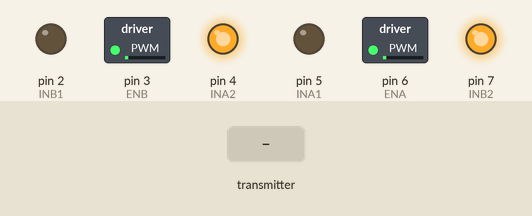
Recording of a sketch running on a simulated Arduino Uno, built with avr-gcc and run on an emulated ATmega328P. Shown: switched loads named in the sketch (green lamp = pin HIGH), output pins drawn as LEDs (lit = HIGH). Inputs (shaded band) come from the test bench. What the sketch prints to the serial monitor is not drawn.

Above: at 1.2 s.
1.3 s: the transmitter starts sending readChannel.1 = 1000
At 1.7 s:
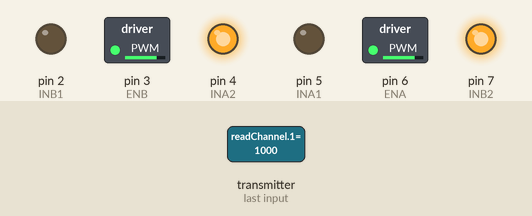
2.8 s: the transmitter starts sending readChannel.1 = 1250
At 4.0 s:
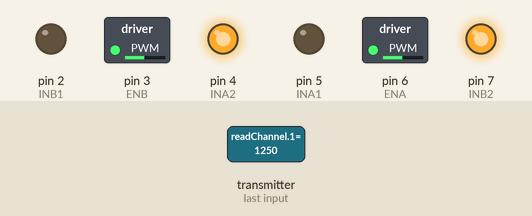
4.3 s: the transmitter starts sending readChannel.1 = 2000
At 5.2 s:
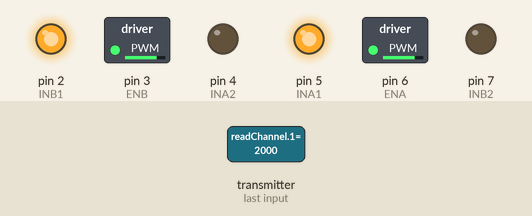
5.8 s: the transmitter starts sending readChannel.1 = 1500
At 6.4 s:
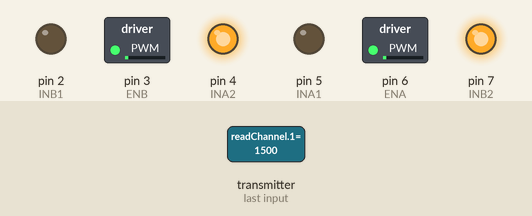
Timing chart, 0 to 8.3 s (numbered marks = the images above; inputs shaded):
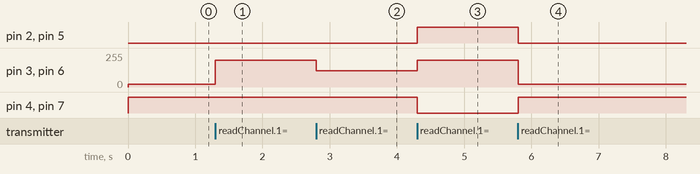

The sketch:

RoboHockey.ino
```cpp
#include <IBusBM.h> // Include iBUS library

IBusBM ibus; // Initialize iBUS object

// Pin assignments for Motor Driver
// Motor 1 - Front Motor
#define ENA 6
#define INA1 5
#define INA2 4

// Motor 2 - back Motor
#define ENB 3
#define INB1 2
#define INB2 7

// Control parameters
int yAxis, xAxis;

void setup() {
  ibus.begin(Serial);

  // Motor driver pins
  pinMode(ENA, OUTPUT);
  pinMode(INA1, OUTPUT);
  pinMode(INA2, OUTPUT);
  pinMode(ENB, OUTPUT);
  pinMode(INB1, OUTPUT);
  pinMode(INB2, OUTPUT);

  Serial.begin(115200);
  stopMotors();
}

void loop() {
  // Check for valid iBUS signal
  if (ibus.readChannel(0) == -1) {
    stopMotors();  // Stop the motors if no signal is received
    return;  // Exit the loop early
  }

  // Read and map control channels
  int forwardBackward = ibus.readChannel(1);
  yAxis = map(forwardBackward, 1057, 2000, -255, 255);
  yAxis -= 15; // Adjusting range

  int leftRight = ibus.readChannel(3);
  xAxis = map(leftRight, 1000, 1991, -255, 255);
  xAxis += 3; // Adjusting range

  Serial.print("Y: "); Serial.print(yAxis);
  Serial.print(" X: "); Serial.println(xAxis);

  // Movement logic
  if (yAxis > 5) {
    forward(yAxis);
  }
  else if (yAxis < -5) {
    backward(yAxis);
  }
  else if (xAxis > 5) {
    turnRight(xAxis);
  }
  else if (xAxis < -5) {
    turnLeft(xAxis);
  }
  else {
    stopMotors();  // If no input is detected, stop the motors
  }
}

void forward(int speed) {
  speed = constrain(map(speed, 5, 240, 0, 200), 0, 200);

  // Both motors forward at same speed
  controlMotor(ENA, INA1, INA2, speed);   // Front motor
  controlMotor(ENB, INB1, INB2, speed);   // Rear motor

  Serial.print("Front: "); Serial.print(speed);
  Serial.print(" Rear: "); Serial.println(speed);
}

void backward(int speed) {
  speed = constrain(map(speed, -270, -5, 200, 0), 0, 200);

  // Both motors backward at same speed
  controlMotor(ENA, INA1, INA2, -speed);  // Front motor
  controlMotor(ENB, INB1, INB2, -speed);  // Rear motor

  Serial.print("Front: "); Serial.print(-speed);
  Serial.print(" Rear: "); Serial.println(-speed);
}

void turnRight(int turnSpeed) {
  int speed = constrain(map(turnSpeed, 5, 258, 0, 150), 0, 150);

  controlMotor(ENA, INA1, INA2, speed);   // Front forward
  controlMotor(ENB, INB1, INB2, -speed);  // Rear backward

  Serial.print("Front: "); Serial.print(speed);
  Serial.print(" Rear: "); Serial.println(-speed);
}

void turnLeft(int turnSpeed) {
  int speed = constrain(map(turnSpeed, -5, -252, 0, 150), 0, 150);

  controlMotor(ENA, INA1, INA2, -speed);  // Front backward
  controlMotor(ENB, INB1, INB2, speed);   // Rear forward

  Serial.print("Front: "); Serial.print(-speed);
  Serial.print(" Rear: "); Serial.println(speed);
}

void stopMotors() {
  controlMotor(ENA, INA1, INA2, 0);  // Stop front motor
  controlMotor(ENB, INB1, INB2, 0);  // Stop rear motor
  Serial.println("Motors Stopped");
}

void controlMotor(int EN, int IN1, int IN2, int speed) {
  if (speed > 0) {
    digitalWrite(IN1, HIGH);
    digitalWrite(IN2, LOW);
  } else if (speed < 0) {
    digitalWrite(IN1, LOW);
    digitalWrite(IN2, HIGH);
  } else {
    digitalWrite(IN1, LOW);
    digitalWrite(IN2, LOW);
  }
  analogWrite(EN, abs(speed));
}
```

Measured:
- after the input at 1.3 s, pin 3 (ENB), pin 6 (ENA): 20/255 → 200/255 at once
- after the input at 2.8 s, pin 3 (ENB), pin 6 (ENA): 200/255 → 122/255 at once
- after the input at 4.3 s, pin 2 (INB1), pin 5 (INA1): LOW → HIGH at once; pin 3 (ENB), pin 6 (ENA): 122/255 → 200/255 at once; pin 4 (INA2), pin 7 (INB2): HIGH → LOW at once
- after the input at 5.8 s, pin 2 (INB1), pin 5 (INA1): HIGH → LOW at once; pin 3 (ENB), pin 6 (ENA): 200/255 → 20/255 at once; pin 4 (INA2), pin 7 (INB2): LOW → HIGH at once
